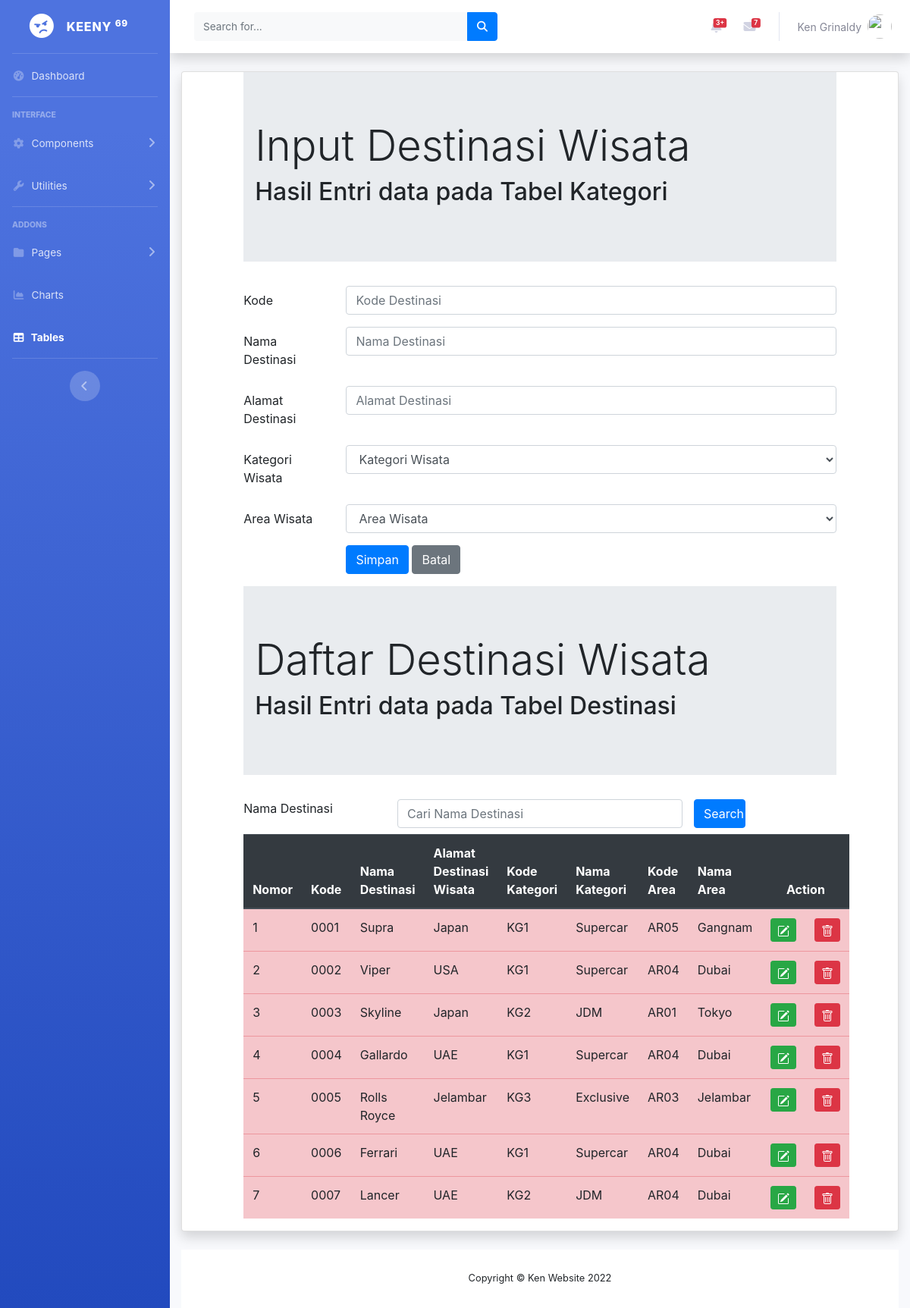
Page /destinasi.php (signed in) on the committed database.
### tables this page shows
CREATE TABLE `destinasi` (
  `destinasiID` varchar(5) NOT NULL,
  `destinasinama` varchar(35) NOT NULL,
  `destinasialamat` varchar(255) NOT NULL,
  `kategoriID` varchar(4) NOT NULL,
  `areaID` varchar(4) NOT NULL
);

CREATE TABLE `kategori` (
  `kategoriID` varchar(4) NOT NULL,
  `kategorinama` varchar(30) NOT NULL,
  `kategoriketerangan` varchar(250) NOT NULL,
  `kategorireferensi` varchar(30) NOT NULL
);

CREATE TABLE `area` (
  `areaID` varchar(4) NOT NULL,
  `areanama` varchar(35) NOT NULL,
  `areawilayah` varchar(35) NOT NULL,
  `areaketerangan` varchar(255) NOT NULL,
  `kabupatenKODE` char(4) NOT NULL
);

### destinasi.php (the view, shortened to what this page needs)
<!DOCTYPE html>
<html lang="en">
<head>
</head>
    <?php include "header.php";?>
<div class="container-fluid">
<div class="card shadow mb-4">
<?php
    include "includes/config.php";
?>
<html lang="en">
    <head>
        <link rel="stylesheet" type="text/css" href="https://cdnjs.cloudflare.com/ajax/libs/select2/4.0.3/css/select2.min.css">
        <link rel="stylesheet" type="text/css" href="css/bootstrap.min.css">
    </head>
<body>
    <div class="row">
    <div class="col-sm-1">
  </div>
  <div class="col-sm-10">
  <div class="jumbotron jumbotron-fluid">
                <div class="container">
                    <h1 class="display-4">Input Destinasi Wisata</h1>
                <h2>Hasil Entri data pada Tabel Kategori</h2>
                </div>
            </div>
  <form method="POST">
  <div class="form-group row">
    <label for="kodedestinasi" class="col-sm-2 col-form-label">Kode</label>
    <div class="col-sm-10">
      <input type="text" class="form-control" id="kodedestinasi"name="inputkode"
      placeholder="Kode Destinasi" maxlength="4" required="">
    </div>
  </div>
<div class="form-group row">
    <label for="namadestinasi" class="col-sm-2 col-form-label">Nama Destinasi</label>
    <div class="col-sm-10">
      <input type="text" class="form-control" id="namadestinasi"name="inputnama"
      placeholder="Nama Destinasi">
    </div>
  </div>
  <div class="form-group row">
    <label for="alamat" class="col-sm-2 col-form-label">Alamat Destinasi</label>
    <div class="col-sm-10">
      <input type="text" class="form-control" id="alamat"name="alamat"
      placeholder="Alamat Destinasi">
    </div>
  </div>
  <div class="form-group row">
    <label for="refkategori" class="col-sm-2 col-form-label">Kategori Wisata</label>
    <div class="col-sm-10">
    <select class="form-control" name="kodekategori" id="kodekategori">
        <option>Kategori Wisata</option>
    </select>
  </div>
  </div>
  <div class="form-group row">
    <label for="refkategori" class="col-sm-2 col-form-label">Area Wisata</label>
    <div class="col-sm-10">
    <select class="form-control" name = "kodearea" id="kodearea">
        <option>Area Wisata</option>
    </select>
  </div>
  </div>
  <div class="form-group row">
    <div class="col-sm-2"></div>
    <div class="col-sm-10">
        <input type="submit" class="btn btn-primary" value=Simpan name="Simpan"></input>
        <input type="reset" class="btn btn-secondary" value="Batal" name="Batal"></input>
    </div>
  </div>
</form>
</div>
<div class="col-sm-1">
</div>
</div>
    <div class="row">
        <div class="col-sm-1"></div>
        <div class="col-sm-10">
            <div class="jumbotron jumbotron-fluid">
                <div class="container">
                    <h1 class="display-4">Daftar Destinasi Wisata</h1>
                    <h2>Hasil Entri data pada Tabel Destinasi</h2>
                </div>
            </div>
    <form method="POST">
        <div class="form-group row mb-2">
            <label for="search" class="col-sm-3">Nama Destinasi</label>
            <div class="col-sm-6">
                <input type="text" name="search" class="form-control" id="search" value="<?php if(isset($_POST['search'])) {echo $_POST['search'];}?>" placeholder="Cari Nama Destinasi">
            </div>
            <input type="submit" name="kirim" class="col-sm-1 btn btn-primary" value="Search">
        </div>
    </form>
    <table class="table  table-hover table-danger">
        <thead class="thead-dark">
            <tr>
                <th>Nomor</th>
                <th>Kode</th>
                <th>Nama Destinasi</th>
                <th>Alamat Destinasi Wisata</th>
                <th>Kode Kategori</th>
                <th>Nama Kategori</th>
                <th>Kode Area</th>
                <th>Nama Area</th>
                <th colspan="2" style="text-align: center">Action</th>
            </tr>
        </thead>
        <tbody>
        <?php
        if(isset($_POST["kirim"]))
        {
            $search = $_POST['search'];
            $query = mysqli_query($connection, "select destinasi.*, kategori.kategoriID, kategori.kategoriNama, area.areaID, area.areaNama
            from destinasi, kategori, area
            where destinasinama like '%".$search."%'
            and destinasi.kategoriID = kategori.kategoriID
            and destinasi.areaID = area.areaID");
        }else
            {
            $query = mysqli_query($connection, "select destinasi.*, kategori.kategoriID, kategori.kategoriNama, area.areaID, area.areaNama
            from destinasi, kategori, area
            where destinasi.kategoriID = kategori.kategoriID
            and destinasi.areaID = area.areaID");
            }
            $nomor = 1;
            while ($row = mysqli_fetch_array($query))
                { ?>
                    <tr>
                        <td><?php echo $nomor;?></td>
                        <td><?php echo $row['destinasiID'];?></td>
                        <td><?php echo $row['destinasinama'];?></td>
                        <td><?php echo $row['destinasialamat'];?></td>
                        <td><?php echo $row['kategoriID'];?></td>
                        <td><?php echo $row['kategoriNama'];?></td>
                        <td><?php echo $row['areaID'];?></td>
                        <td><?php echo $row['areaNama'];?></td>
            <td>
            <a href="destinasiedit.php?ubah=<?php echo $row["destinasiID"]?>"
            class="btn btn-success btn-sm" title="EDIT">
            </a>
            </td>
            <td>
            <a href="destinasihapus.php?hapus=<?php echo $row["destinasiID"]?>"
            class="btn btn-danger btn-sm" title="DELETE">
            </a>
            </td>
                    </tr>
            <?php $nomor = $nomor + 1;?>
            <?php  } ?>
        </tbody>
    </table>
        </div>
        <div class="col-sm-1"></div>
    </div>
            <?php include "footer.php"; ?>
        </body>
</html>

### rows in the picture
destinasi: destinasiID "0001", destinasinama "Supra", destinasialamat "Japan", kategoriID.kategoriID "KG1", kategoriID.kategorinama "Supercar", areaID.areaID "AR05", areaID.areanama "Gangnam"
destinasi: destinasiID "0002", destinasinama "Viper", destinasialamat "USA", kategoriID.kategoriID "KG1", kategoriID.kategorinama "Supercar", areaID.areaID "AR04", areaID.areanama "Dubai"
destinasi: destinasiID "0003", destinasinama "Skyline", destinasialamat "Japan", kategoriID.kategoriID "KG2", kategoriID.kategorinama "JDM", areaID.areaID "AR01", areaID.areanama "Tokyo"
destinasi: destinasiID "0004", destinasinama "Gallardo", destinasialamat "UAE", kategoriID.kategoriID "KG1", kategoriID.kategorinama "Supercar", areaID.areaID "AR04", areaID.areanama "Dubai"
destinasi: destinasiID "0005", destinasinama "Rolls Royce", destinasialamat "Jelambar", kategoriID.kategoriID "KG3", kategoriID.kategorinama "Exclusive", areaID.areaID "AR03", areaID.areanama "Jelambar"
destinasi: destinasiID "0006", destinasinama "Ferrari", destinasialamat "UAE", kategoriID.kategoriID "KG1", kategoriID.kategorinama "Supercar", areaID.areaID "AR04", areaID.areanama "Dubai"
destinasi: destinasiID "0007", destinasinama "Lancer", destinasialamat "UAE", kategoriID.kategoriID "KG2", kategoriID.kategorinama "JDM", areaID.areaID "AR04", areaID.areanama "Dubai"
